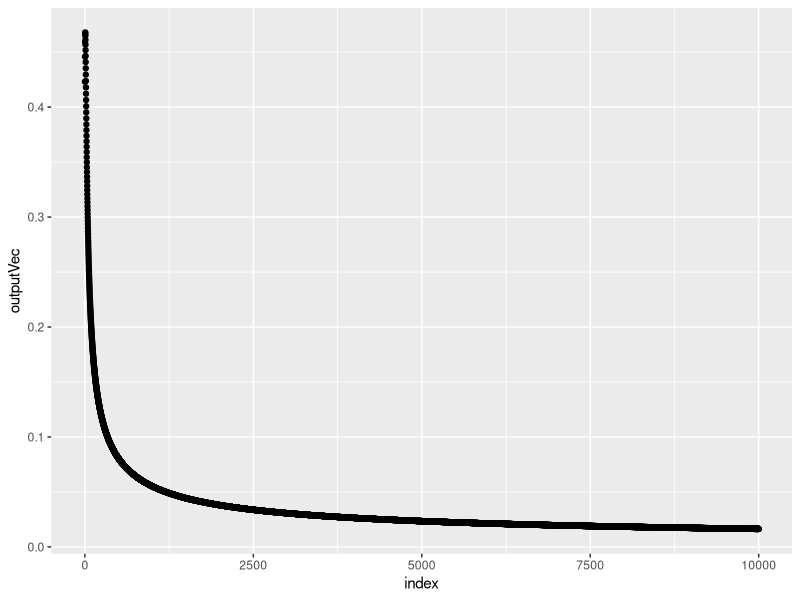
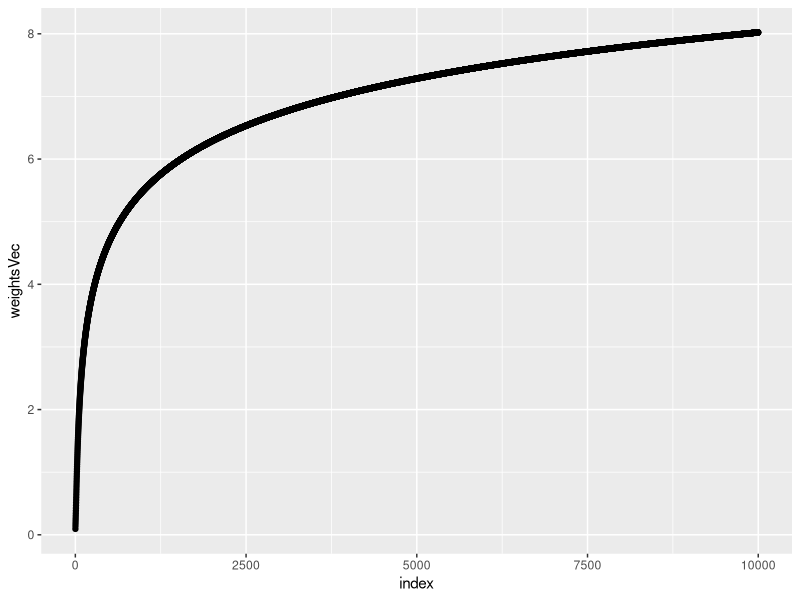
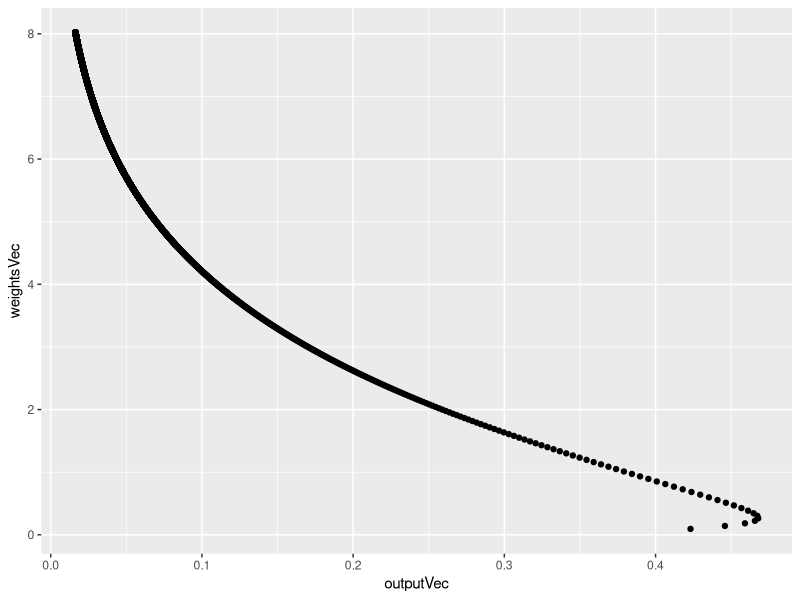

Reproduce these figures in R, in order.
rm(list = ls())

library(ggplot2)
library(dplyr)

# input neurons
training_input = matrix(
  c(0,0,1,1,1,1,1,0,1,0,1,1),
  nrow = 4,
  ncol = 3)

training_ouput = t(matrix(
  c(0,1,1,0),
  nrow = 1,
  ncol = 4
))

# create rarndom weights
set.seed(0415)
weights = round(runif(3, min = -1, max = 1), 2)
weightsMat = matrix(
  weights,
  nrow = 3,
  ncol = 1
)


# iterate
outputVec = c()
weightsVec = c()
index = c()
for(i in 1:10000) {
  index[i] = i
  output = 1/(1 + exp(-training_input %*% weightsMat))
  outputVec[i] = output
  weightsMat = weightsMat + (t(training_input) %*% ((training_ouput - output) * output * (1- output)))
  weightsVec[i] = weightsMat
}

df = data.frame(index, outputVec, weightsVec)

df %>%
  ggplot(aes(x = index, y = outputVec)) + geom_point()

df %>%
  ggplot(aes(x = index, y = weightsVec)) + geom_point()
  
df %>%
  ggplot(aes(x = outputVec, y = weightsVec)) + geom_point()

  

  
